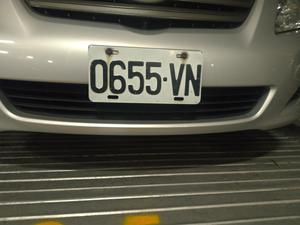
#> input picture realPlate/0655VN.jpg, 300 x 225 px; its folder holds only this picture in this run
$ python cropPlate.py   (older library calls are emulated)
#> lines starting #> are read from the running program, lines starting #| are printed output that depends on the picture; after the words box and inside, x2 and y2 are one past the last pixel; in counts of white or black regions, pixels touching at a corner belong together
def emptydir(dirname):  #清空資料夾
    if os.path.isdir(dirname):  #資料夾存在就刪除
        shutil.rmtree(dirname)
        sleep(2)  #需延遲,否則會出錯
    os.mkdir(dirname)  #建立資料夾

import cv2
from PIL import Image
import glob
import shutil, os
from time import sleep

print('開始擷取車牌！')
print('無法擷取車牌的圖片：')
dstdir = 'cropPlate'
myfiles = glob.glob("realPlate\*.JPG")
emptydir(dstdir)
for imgname in myfiles:
    filename = (imgname.split('\\'))[-1]  #取得檔案名稱
    img = cv2.imread(imgname)  #讀入圖形
#> img is the input picture: shape (225, 300, 3); mean B, G, R 75.1, 88.1, 89.2
    detector = cv2.CascadeClassifier('haar_carplate.xml')
    signs = detector.detectMultiScale(img, scaleFactor=1.1, minNeighbors=4, minSize=(20, 20))  #框出車牌
#> signs = [[75, 58, 141, 37]]
    #割取車牌
    if len(signs) > 0 :
        for (x, y, w, h) in signs:
            image1 = Image.open(imgname)
            image2 = image1.crop((x, y, x+w, y+h))  #擷取車牌圖形
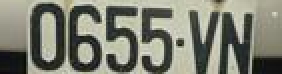
#> image2: PIL image 141x37 RGB (shown 2 times larger); mean R, G, B 125.6, 127.3, 114.1
            image3 = image2.resize((140, 40), Image.ANTIALIAS)  #轉換尺寸為140X40
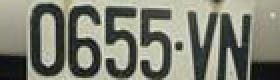
#> image3: PIL image 140x40 RGB (shown 2 times larger); mean R, G, B 125.5, 127.2, 114
            image3.save(dstdir + '/tem.jpg')
            image4 = cv2.imread(dstdir + '/tem.jpg')  #以opencv讀車牌檔
            img_gray = cv2.cvtColor(image4, cv2.COLOR_RGB2GRAY)  #灰階
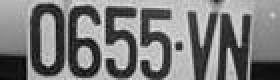
#> img_gray: shape (40, 140) (shown 2 times larger); min 5, max 234, mean 123
            _, img_thre = cv2.threshold(img_gray, 100, 255, cv2.THRESH_BINARY)  #黑白
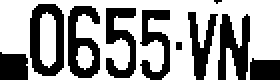
#> img_thre: shape (40, 140) (shown 2 times larger); 61.1% white; 10 black regions (2 under 20 px), largest, box (x1, y1, x2, y2) and area: (15, 2, 32, 38) 362, (34, 3, 50, 39) 334, (109, 7, 125, 40) 333
            cv2.imwrite(dstdir + '/'+ filename, img_thre)
    else:
        print(filename)

os.remove(dstdir + '/tem.jpg')  #移除暫存檔
print('擷取車牌結束！')

$ run again, on realPlate/2880F7.jpg
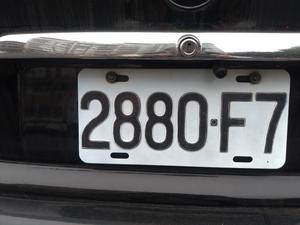
#> input picture realPlate/2880F7.jpg, 300 x 225 px
#> img is the input picture: shape (225, 300, 3); mean B, G, R 88, 86.6, 86.3
#> signs = [[65, 88, 222, 58]]
#> `image3 = image2.resize((140, 40), Image.ANTIALIAS)`:
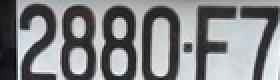
#> image3: PIL image 140x40 RGB (shown 2 times larger); mean R, G, B 130.1, 131.8, 134.5
#> `_, img_thre = cv2.threshold(img_gray, 100, 255, cv2.THRESH_BINARY)`:
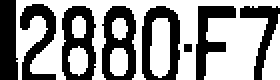
#> img_thre: shape (40, 140) (shown 2 times larger); 57.8% white; 8 black regions (1 under 20 px), largest, box (x1, y1, x2, y2) and area: (51, 3, 68, 40) 382, (31, 3, 48, 40) 379, (71, 3, 90, 40) 375

$ run again, on realPlate/0855U3.jpg
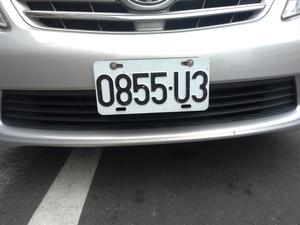
#> input picture realPlate/0855U3.jpg, 300 x 225 px
#> img is the input picture: shape (225, 300, 3); mean B, G, R 112.2, 111, 109.1
#> signs = [[83, 71, 132, 35]]
#> `_, img_thre = cv2.threshold(img_gray, 100, 255, cv2.THRESH_BINARY)`:
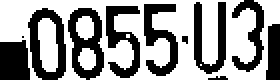
#> img_thre: shape (40, 140) (shown 2 times larger); 59.5% white; 11 black regions (3 under 20 px), largest, box (x1, y1, x2, y2) and area: (34, 4, 52, 40) 345, (14, 4, 33, 40) 338, (72, 2, 89, 38) 302
